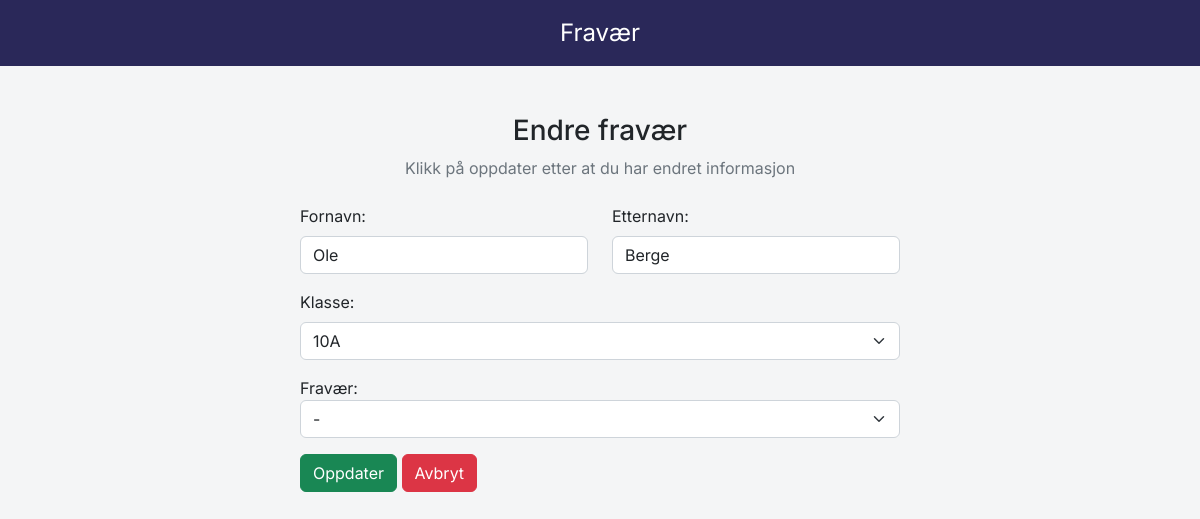
The app's page /absence/edit-absence.php?id=83 (signed in) with its own data.
### tables this page shows
CREATE TABLE `students` (
  `id` int(50) NOT NULL,
  `first_name` varchar(50) NOT NULL,
  `last_name` varchar(50) NOT NULL,
  `class` varchar(50) NOT NULL,
  `absence` varchar(50) NOT NULL,
  `comment` varchar(200) NOT NULL
);

### absence/edit-absence.php (the view, shortened to what this page needs)
<?php
include "../db_conn.php";
$usernameOrMail = $_SESSION['username'];
$sqlUserAccess = "SELECT access FROM users WHERE username = '$usernameOrMail' OR mail = '$usernameOrMail'";
$resultUserAccess = mysqli_query($conn, $sqlUserAccess);
$userData = mysqli_fetch_assoc($resultUserAccess);
$accessLevels = explode("-", $userData['access']);
$classNames = array();
foreach ($accessLevels as $level) {
    if ($level === '*') {
        $sqlClassName = "SELECT class_name FROM classes";
    } else {
        $sqlClassName = "SELECT class_name FROM classes WHERE id = $level";
    }
    $resultClassName = mysqli_query($conn, $sqlClassName);
    while ($dataClassName = mysqli_fetch_assoc($resultClassName)) {
        array_push($classNames, $dataClassName['class_name']);
    }
}
$id = $_GET["id"];
$sql = "SELECT * FROM `students` WHERE id = $id LIMIT 1";
$result = mysqli_query($conn, $sql);
$row = mysqli_fetch_assoc($result);
?>
<!DOCTYPE html>
<html lang="en">
<head>
    <link href="https://cdn.jsdelivr.net/npm/bootstrap@5.2.3/dist/css/bootstrap.min.css" rel="stylesheet"
>
    <link rel="stylesheet" href="../style.css" />
</head>
<body>
    <nav class="navbar navbar-light justify-content-center fs-4 mb-5 custom-navlinks text-white">
        Fravær
    </nav>
    <div class="container">
        <div class="text-center mb-4">
            <h3>Endre fravær</h3>
            <p class="text-muted">Klikk på oppdater etter at du har endret informasjon</p>
        </div>
        <div class="container d-flex justify-content-center">
            <form action="" method="post" style="width:50vw; min-width:300px;">
                <div class="row mb-3">
                    <div class="col">
                        <label class="form-label">Fornavn:</label>
                        <input type="text" class="form-control" name="first_name"
                            value="<?php echo $row['first_name'] ?>">
                    </div>
                    <div class="col">
                        <label class="form-label">Etternavn:</label>
                        <input type="text" class="form-control" name="last_name"
                            value="<?php echo $row['last_name'] ?>">
                    </div>
                </div>
                <div class="mb-3">
                    <label class="form-label">Klasse:</label>
                    <select class="form-select" name="class">
                        <?php
                        foreach ($classNames as $className) {
                            echo '<option value="' . $className . '"';
                            if ($row['class'] === $className) {
                                echo ' selected';
                            }
                            echo '>' . $className . '</option>';
                        }
                        ?>
                    </select>
                </div>
                <div class="form-group mb-3">
                    <label for="absenceSelect">Fravær:</label>
                    <select class="form-select" id="absenceSelect" name="absence" onchange="toggleExtraOptions()">
                        <option value="Ingen" <?php echo ($row["absence"] == 'Ingen') ? "selected" : ""; ?>>-</option>
                    </select>
                </div>
                <div>
                    <button type="submit" class="btn btn-success" name="submit">Oppdater</button>
                    <a href="absence.php" class="btn btn-danger">Avbryt</a>
                </div>
            </form>
        </div>
    </div>
</body>
</html>

### style.css (style rules this page uses)
* { font-family: 'Inter', sans-serif; }
body { background-color: #F4F5F6; }
html { scroll-behavior: smooth; }
.custom-navlinks { background-color: #2A2859; padding: 15px; }
a { color: #000000; text-decoration: none; }

### records on screen
students: first_name "Ole", last_name "Berge", class "10A"
